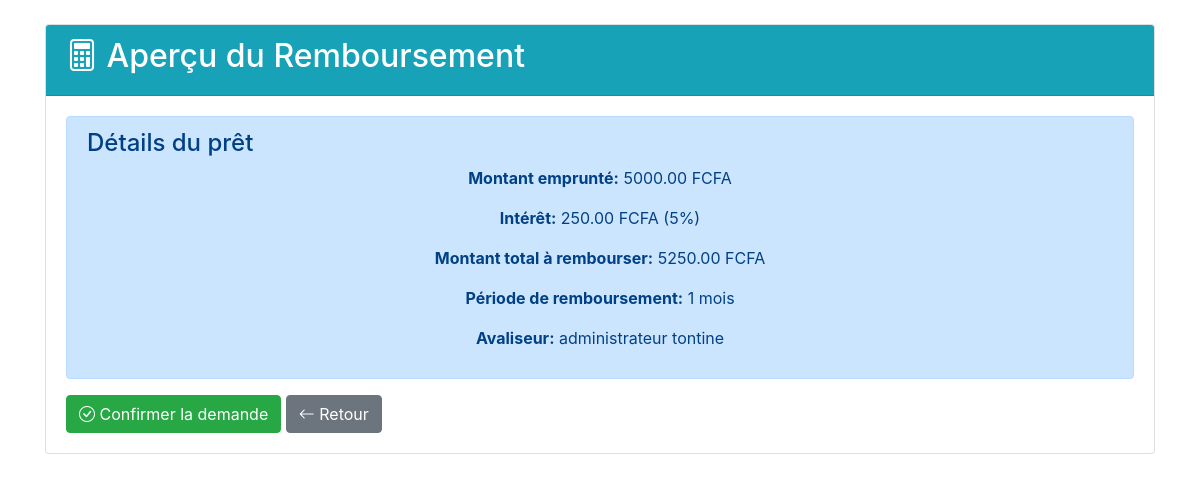
/prets/apercu/18/ (signed in), run on the app's committed database.
### application/models.py (models this page shows, shortened)
class Pret(models.Model):
    STATUT_CHOICES = [
        ('DEM', 'Demande en cours'),
        ('ACC', 'Accepté'),
        ('REF', 'Refusé'),
        ('REM', 'Remboursé')
    ]
    PERIODE_REMBOURSEMENT = [
        ('1M', '1 mois'),
        ('3M', '3 mois'),
        ('6M', '6 mois'),
        ('1A', '1 an')
    ]
    emprunteur = models.ForeignKey(User, on_delete=models.CASCADE, related_name='prets')
    cotisation = models.ForeignKey(Cotisation, on_delete=models.SET_NULL, null=True, blank=True)
    montant = models.DecimalField(max_digits=12, decimal_places=2)
    montant_a_rembourser = models.DecimalField(max_digits=12, decimal_places=2, null=True, blank=True)
    motif = models.TextField()
    date_demande = models.DateTimeField(auto_now_add=True)
    date_approbation = models.DateTimeField(null=True, blank=True)
    statut = models.CharField(max_length=3, choices=STATUT_CHOICES, default='DEM')
    avaliseur = models.ForeignKey(User, on_delete=models.SET_NULL, null=True, blank=True, related_name='prets_avalises')
    periode_remboursement = models.CharField(max_length=2, choices=PERIODE_REMBOURSEMENT, default='1M')
    infos_avaliseur = models.TextField(blank=True, null=True)
    fichier_avaliseur = models.FileField(
        upload_to='avaliseurs/',
        null=True,
        blank=True,
        verbose_name="Fichier d'informations de l'avaliseur (PDF)"
    )
    montant_deja_rembourse = models.DecimalField(
        max_digits=12,
        decimal_places=2,
        default=0
    )

### application/views.py (the view)
# urls.py: path('prets/apercu/<int:pret_id>/', views.apercu_remboursement, name='apercu_remboursement'),
@login_required
def apercu_remboursement(request, pret_id):
    pret = get_object_or_404(Pret, id=pret_id, emprunteur=request.user)
    if request.method == 'POST':
        pret.save()  # Cela va calculer le montant à rembourser
        return redirect('application:confirmation_pret', pret_id=pret.id)
    return render(request, 'prets/apercu_remboursement.html', {
        'pret': pret,
        'interet': pret.montant_a_rembourser - pret.montant if pret.montant_a_rembourser else 0
    })

### application/templates/prets/apercu_remboursement.html (shortened to what this page needs)
{% extends 'base.html' %}
{% block content %}
<div class="container mt-4">
    <div class="card">
        <div class="card-header bg-info text-white">
            <h2><i class="bi bi-calculator"></i> Aperçu du Remboursement</h2>
        </div>
        <div class="card-body">
            <div class="alert alert-primary">
                <h4>Détails du prêt</h4>
                <p><strong>Montant emprunté:</strong> {{ pret.montant }} FCFA</p>
                <p><strong>Intérêt:</strong> {{ interet }} FCFA (5%)</p>
                <p><strong>Montant total à rembourser:</strong> {{ pret.montant_a_rembourser }} FCFA</p>
                <p><strong>Période de remboursement:</strong> {{ pret.get_periode_remboursement_display }}</p>
                <p><strong>Avaliseur:</strong> {{ pret.avaliseur.get_full_name }}</p>
            </div>
            <form method="post">
                <button type="submit" class="btn btn-success">
                    <i class="bi bi-check-circle"></i> Confirmer la demande
                </button>
                <a href="{% url 'application:demander_pret' %}" class="btn btn-secondary">
                    <i class="bi bi-arrow-left"></i> Retour
                </a>
            </form>
        </div>
    </div>
</div>
{% endblock %}

### application/templates/base.html (style rules this page uses)
body { margin: 0; padding: 0; background-image: url('https://previews.123rf.com/images/pongmoji/pongmoji1502/pongmoji150200021/36435872-fond-d-%C3%A9cran-int%C3%A9rieur-blanc-la-couleur-de-fond-texture.jpg'); background-size: cover; background-repeat: no-repeat; background-position: center; height: 100vh; }
h1, p { text-align: center; }

### data on the page
Pret: montant "5000.00", montant_a_rembourser "5250.00", periode_remboursement "1 mois", avaliseur.get_full_name "administrateur tontine"

### other printed values
{{ interet }} "250.00"
